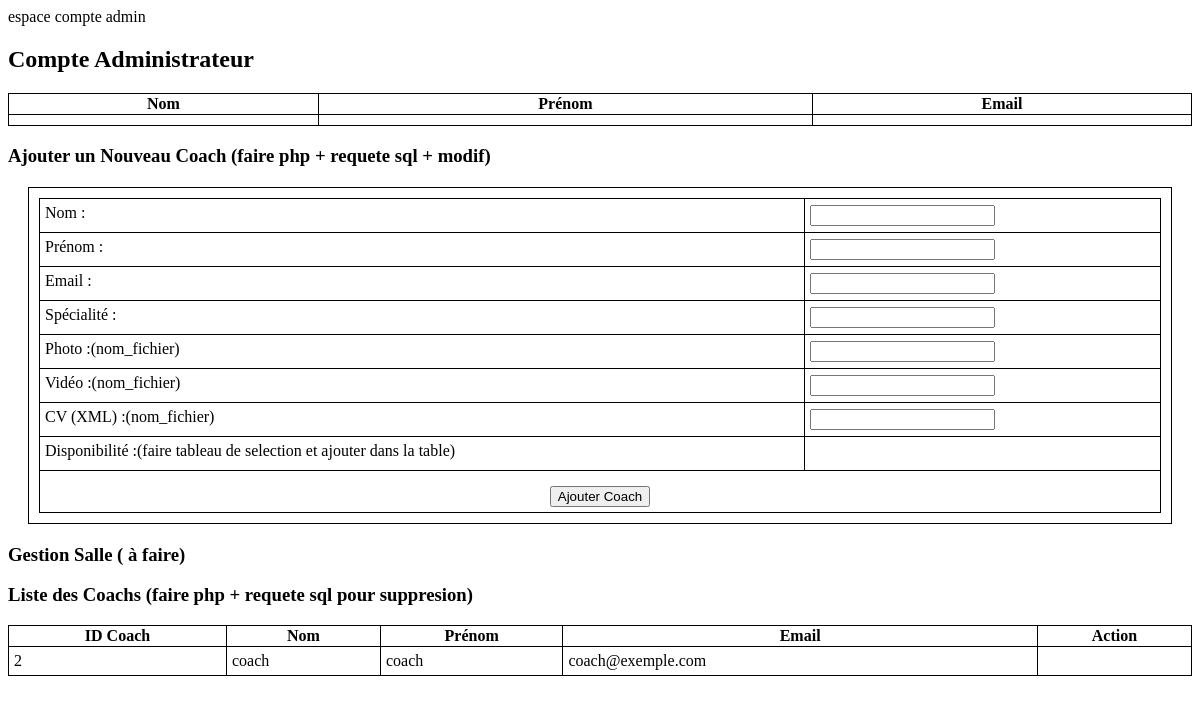
Page /ACCOUNT_admin.php on the committed database.
### tables this page shows
CREATE TABLE coach (
                       id_coach INT PRIMARY KEY AUTO_INCREMENT,
                       nom VARCHAR(50) NOT NULL,
                       prenom VARCHAR(50) NOT NULL,
                       email VARCHAR(100) UNIQUE NOT NULL,
                       specialite VARCHAR(100) NOT NULL,
                       photo VARCHAR(50),
                       video VARCHAR(50),
                       cv VARCHAR(50)
);

### ACCOUNT_admin.php (the view)
<link href="ACCOUNT.css" rel="stylesheet" type="text/css"/>
<div id="section">
    <p>espace compte admin</p>
    <?php
    echo "<h2>Compte Administrateur</h2>";
    echo "<table border='1'>";
    echo "<tr>";
    echo "<th>Nom</th>";
    echo "<th>Prénom</th>";
    echo "<th>Email</th>";
    echo "</tr>";
    echo "<tr>";
    echo "<td>" . (isset($_SESSION['nom']) ? $_SESSION['nom'] : '') . "</td>";
    echo "<td>" . (isset($_SESSION['prenom']) ? $_SESSION['prenom'] : '') . "</td>";
    echo "<td>" . (isset($_SESSION['email']) ? $_SESSION['email'] : '') . "</td>";
    echo "</tr>";
    echo "</table>";
    ?>
    <h3>Ajouter un Nouveau Coach (faire php + requete sql + modif)</h3>
    <form method="post" action="ajouter_coach.php" enctype="multipart/form-data">
        <table>
            <tr>
                <td><label for="nom_coach">Nom :</label></td>
                <td><input type="text" id="nom_coach" name="nom_coach" required></td>
            </tr>
            <tr>
                <td><label for="prenom_coach">Prénom :</label></td>
                <td><input type="text" id="prenom_coach" name="prenom_coach" required></td>
            </tr>
            <tr>
                <td><label for="email_coach">Email :</label></td>
                <td><input type="email" id="email_coach" name="email_coach" required></td>
            </tr>
            <tr>
                <td><label for="specialite_coach">Spécialité :</label></td>
                <td><input type="text" id="specialite_coach" name="specialite_coach" required></td>
            </tr>
            <tr>
                <td><label for="photo_coach">Photo :(nom_fichier)</label></td>
                <td><input type="text" id="photo_coach" name="photo_coach" </td>
            </tr>
            <tr>
                <td><label for="video_coach">Vidéo :(nom_fichier)</label></td>
                <td><input type="text" id="video_coach" name="video_coach" </td>
            </tr>
            <tr>
                <td><label for="cv_coach">CV (XML) :(nom_fichier)</label></td>
                <td><input type="text" id="cv_coach" name="cv_coach"</td>
            </tr>
            <tr>
                <td><label for="disponibilite_coach">Disponibilité :(faire tableau de selection et ajouter dans la table)</label></td>
            </tr>
            <tr>
                <td colspan="2" style="text-align: center;"><input type="submit" value="Ajouter Coach"></td>
            </tr>
        </table>
    </form>
    <h3>Gestion Salle ( à faire)  </h3>
    <h3>Liste des Coachs (faire php + requete sql pour suppresion) </h3>
    <table border="1">
        <tr>
            <th>ID Coach</th>
            <th>Nom</th>
            <th>Prénom</th>
            <th>Email</th>
            <th>Action</th>
        </tr>
        <?php
        $database = "Sportify";
        $db_handle = mysqli_connect('localhost', 'root', '');
        $db_found = mysqli_select_db($db_handle, $database);
        if ($db_found) {
            $query = "SELECT * FROM coach";
            $result = mysqli_query($db_handle, $query);
            while ($row = mysqli_fetch_assoc($result)) {
                echo "<tr>";
                echo "<td>" . $row['id_coach'] . "</td>";
                echo "<td>" . $row['nom'] . "</td>";
                echo "<td>" . $row['prenom'] . "</td>";
                echo "<td>" . $row['email'] . "</td>";
                echo "</tr>";
            }
        }
        ?>
    </table>
</div>

### ACCOUNT.css (style rules this page uses)
form { border: 1px solid black; padding: 10px; margin: 20px; }
table { border: 1px solid black; width: 100%; border-collapse: collapse; }
td { border: 1px solid black; padding: 5px; }
label { display: block; margin-bottom: 5px; }
input[type="submit"] { margin-top: 10px; }

### rows in the picture
coach: id_coach "2", nom "coach", prenom "coach", email "coach@exemple.com"
